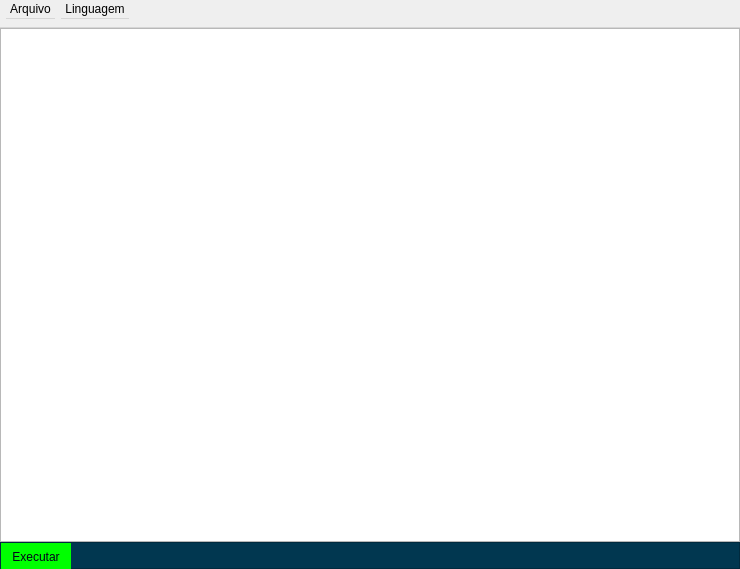
<?xml version="1.0" encoding="UTF-8"?>
<ui version="4.0">
 <class>SimpleEditor</class>
 <widget class="QMainWindow" name="SimpleEditor">
  <property name="geometry">
   <rect>
    <x>0</x>
    <y>0</y>
    <width>740</width>
    <height>569</height>
   </rect>
  </property>
  <property name="minimumSize">
   <size>
    <width>740</width>
    <height>569</height>
   </size>
  </property>
  <property name="windowTitle">
   <string>MainWindow</string>
  </property>
  <widget class="QWidget" name="centralwidget">
   <layout class="QVBoxLayout" name="verticalLayout">
    <property name="spacing">
     <number>0</number>
    </property>
    <property name="leftMargin">
     <number>0</number>
    </property>
    <property name="topMargin">
     <number>0</number>
    </property>
    <property name="rightMargin">
     <number>0</number>
    </property>
    <property name="bottomMargin">
     <number>0</number>
    </property>
    <item>
     <widget class="QTextEdit" name="areaCodigo"/>
    </item>
    <item>
     <widget class="QFrame" name="frame_2">
      <property name="minimumSize">
       <size>
        <width>0</width>
        <height>27</height>
       </size>
      </property>
      <property name="maximumSize">
       <size>
        <width>16777215</width>
        <height>27</height>
       </size>
      </property>
      <property name="styleSheet">
       <string notr="true">background-color: #013750</string>
      </property>
      <property name="frameShape">
       <enum>QFrame::StyledPanel</enum>
      </property>
      <property name="frameShadow">
       <enum>QFrame::Raised</enum>
      </property>
      <layout class="QVBoxLayout" name="verticalLayout_2">
       <property name="spacing">
        <number>0</number>
       </property>
       <property name="leftMargin">
        <number>0</number>
       </property>
       <property name="topMargin">
        <number>0</number>
       </property>
       <property name="rightMargin">
        <number>0</number>
       </property>
       <property name="bottomMargin">
        <number>0</number>
       </property>
       <item>
        <widget class="QPushButton" name="rodar">
         <property name="minimumSize">
          <size>
           <width>0</width>
           <height>27</height>
          </size>
         </property>
         <property name="maximumSize">
          <size>
           <width>70</width>
           <height>16777215</height>
          </size>
         </property>
         <property name="layoutDirection">
          <enum>Qt::LeftToRight</enum>
         </property>
         <property name="styleSheet">
          <string notr="true">#rodar{

	background-color: #00FF00;
	color:#02031a;
	border: solid 0 0 1 0;

}

#rodar:hover{
	color:white;
}
</string>
         </property>
         <property name="text">
          <string>Executar</string>
         </property>
        </widget>
       </item>
      </layout>
     </widget>
    </item>
   </layout>
  </widget>
  <widget class="QMenuBar" name="menuBar">
   <property name="geometry">
    <rect>
     <x>0</x>
     <y>0</y>
     <width>740</width>
     <height>28</height>
    </rect>
   </property>
   <property name="minimumSize">
    <size>
     <width>0</width>
     <height>28</height>
    </size>
   </property>
   <widget class="QMenu" name="menuArquivo">
    <property name="title">
     <string>Arquivo</string>
    </property>
    <addaction name="actionAbrir"/>
    <addaction name="actionSalvar_como"/>
    <addaction name="actionNovo"/>
   </widget>
   <widget class="QMenu" name="menuEditar">
    <property name="title">
     <string>Linguagem</string>
    </property>
    <addaction name="actionPython"/>
    <addaction name="actionC"/>
    <addaction name="actionJava"/>
   </widget>
   <addaction name="menuArquivo"/>
   <addaction name="menuEditar"/>
  </widget>
  <action name="actionAbrir">
   <property name="text">
    <string>Abrir</string>
   </property>
  </action>
  <action name="actionSalvar_como">
   <property name="text">
    <string>Salvar</string>
   </property>
  </action>
  <action name="actionhfmjkjh">
   <property name="text">
    <string>hfmjkjh</string>
   </property>
  </action>
  <action name="actionSalvar_como_2">
   <property name="text">
    <string>Salvar como</string>
   </property>
  </action>
  <action name="actionPython">
   <property name="text">
    <string>Python</string>
   </property>
  </action>
  <action name="actionC">
   <property name="text">
    <string>C</string>
   </property>
  </action>
  <action name="actionJava">
   <property name="text">
    <string>Java</string>
   </property>
  </action>
  <action name="actionNovo">
   <property name="text">
    <string>Novo</string>
   </property>
  </action>
 </widget>
 <resources/>
 <connections/>
</ui>
